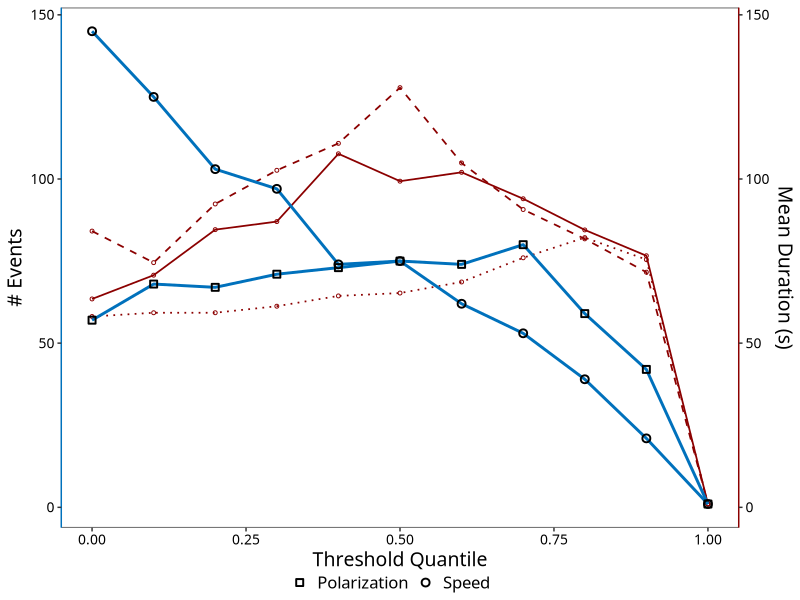
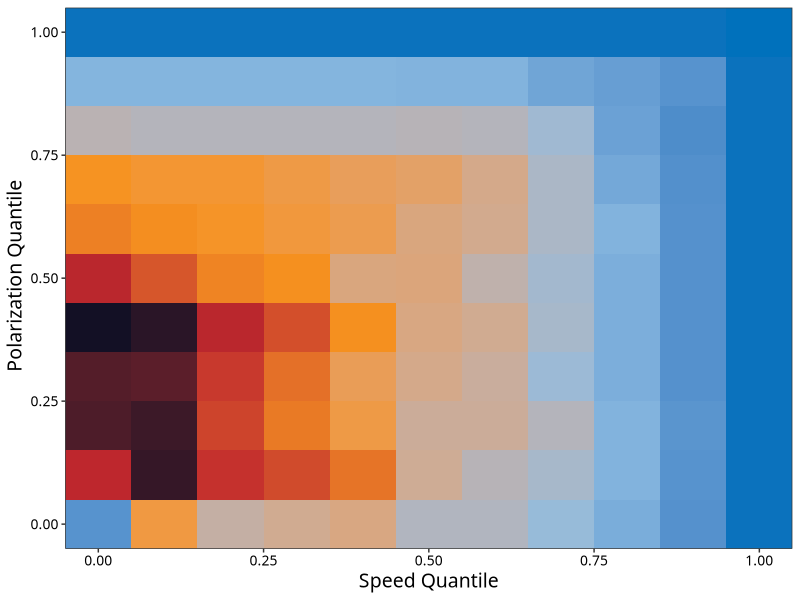
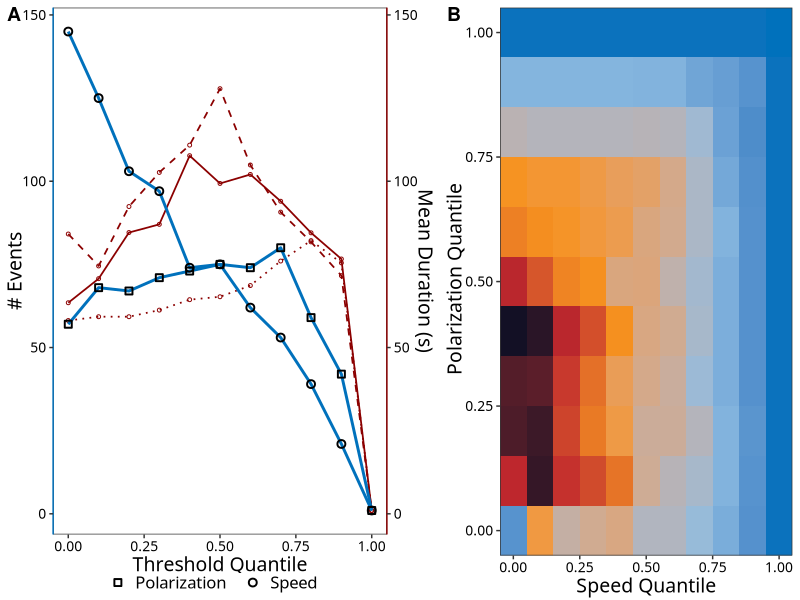

Write the R code that produced these figures, in order.
###########################################################
## Figure 2. from Papadopoulou et al. (2024) swaRmverse
## Author: Marina Papadopoulou 
## Year: 2024

## Required packages
# install.packages('ggplot2')
# install.packages('swaRmverse')
# install.packages('extrafont')
# install.packages('cowplot')

##########
## Fig. 2 - Sensitivity analysis

## File output from the sensitivity_analysis.R file
evsum <- read.csv('../data/sens_analysis_goats.csv')
# extrafont::loadfonts()


evsum$thrp <- 'pol'
evsum$thrs <- 'sp'

p4leg <- ggplot2::ggplot(evsum[evsum$qls == 0.5,], ggplot2::aes(x = qlp, y = Nev))+
  ggplot2::geom_path(data = evsum[evsum$qlp == 0.5,],
                     ggplot2::aes(x = qls, y = dur_mean, linetype = as.factor(qlp)),  
                     inherit.aes = F,
                     color = 'darkred',
                     size = 0.6
                     )+
  ggplot2::geom_path(data = evsum[round(evsum$qlp,1) == 0.7,],
                     ggplot2::aes(x = qls, y = dur_mean, linetype = as.factor(qlp)),
                     inherit.aes = F,
                     color = 'darkred',
                     size = 0.6
                     )+
  ggplot2::geom_path(data = evsum[evsum$qlp == 0.2,], 
                     ggplot2::aes(x = qls, y = dur_mean, linetype = as.factor(qlp)),
                     inherit.aes = F,
                     color = 'darkred',
                     size = 0.6
                     )+
  ggplot2::scale_linetype_manual(name = "Polarization\ntheshold:",
                                 breaks = c(0.2, 0.5, 0.7),
                                 values = c('dashed', 'solid', 'dotted'),
                                 labels = c('0.2', '0.5', '0.7')
                                 ) +
  ggplot2::theme_bw() +
  ggplot2::theme(legend.position = c(0.9,0.8),
                 legend.key.size = ggplot2::unit(0.5, "cm"),
                 legend.margin = ggplot2::margin(0,0,0,0),
                 legend.box.margin = ggplot2::margin(0,-10, -10, -10),
                 legend.title = ggplot2::element_text( size = 12, family = 'Trebuchet MS'),
                 legend.text = ggplot2::element_text( size = 10, family = 'Trebuchet MS'))

p2A <- ggplot2::ggplot(evsum[evsum$qls == 0.5,], 
                       ggplot2::aes(x = qlp, y = Nev))+
  ggplot2::geom_path(data = evsum[evsum$qlp == 0.5,],
                     ggplot2::aes(x = qls, y = dur_mean, linetype = as.factor(qlp)), 
                     inherit.aes = F,
                     color = 'darkred', 
                     size = 0.6)+
  ggplot2::geom_point(data = evsum[evsum$qlp == 0.5,],
                      ggplot2::aes(x = qls, y = dur_mean),  
                      inherit.aes = F,
                      color = 'darkred', 
                      size = 1,
                      shape = 21)+
  ggplot2::geom_path(data = evsum[round(evsum$qlp,1) == 0.7,],
                     ggplot2::aes(x = qls, y = dur_mean, linetype = as.factor(qlp)),  
                     inherit.aes = F,
                     color = 'darkred',
                     size = 0.6)+
  ggplot2::geom_point(data = evsum[round(evsum$qlp,1) == 0.7,],
                      ggplot2::aes(x = qls, y = dur_mean), 
                      inherit.aes = F,
                      color = 'darkred',
                      size = 1, 
                      shape = 21)+
  ggplot2::geom_path(data = evsum[evsum$qlp == 0.2,], 
                     ggplot2::aes(x = qls, y = dur_mean, linetype = as.factor(qlp)), 
                     inherit.aes = F,
                     color = 'darkred', 
                     size = 0.6)+
  ggplot2::geom_point(data = evsum[evsum$qlp == 0.2,], ggplot2::aes(x = qls, y = dur_mean), 
                      inherit.aes = F,
                      color = 'darkred', 
                      size = 1,
                      shape = 21)+
  ggplot2::geom_path(size = 1, color = '#0071bc')+
  ggplot2::geom_path(data = evsum[evsum$qlp == 0.5,],
                     ggplot2::aes(x = qls, y = Nev), 
                     size = 1, 
                     inherit.aes = F,
                     color = '#0071bc')+
  ggplot2::geom_point(ggplot2::aes(shape = thrp), size = 2, stroke = 1, color = 'black')+
  ggplot2::geom_point(data = evsum[evsum$qlp == 0.5,],
                      ggplot2::aes(x = qls, shape = thrs, y = Nev), 
                      size = 2, 
                      stroke = 1,
                      color = 'black',
                      inherit.aes = F)+
  ggplot2::scale_shape_manual(name = "",
                              breaks = c('pol', 'sp'),
                              values = c(22, 21),
                              labels = c('Polarization', 'Speed')
                              ) +
  ggplot2::scale_linetype_manual(name = "Polarization.\nTheshold:",
                                 breaks = c(0.2, 0.5, 0.7),
                                 values = c('dashed', 'solid', 'dotted'),
                                 labels = c('0.2', '0.5', '0.7'), 
                                 guide = 'none'
                                 ) +
  ggplot2::labs(x = 'Threshold Quantile', 
                y = '# Events', 
                title = '',
                fill = 'Density',
                color = 'Total Duration (min)') +
  ggplot2::scale_y_continuous(sec.axis = ggplot2::sec_axis(~., name = "Mean Duration (s)")) +
  ggplot2::theme_bw() +
  ggplot2::theme(legend.position = 'bottom',
                 axis.line.y.right = ggplot2::element_line(color = "darkred"),
                 axis.line.y.left = ggplot2::element_line(color = "#0071bc"),
                 plot.title = ggplot2::element_blank(),
                 legend.key.size = ggplot2::unit(0.5, "cm"),
                 legend.margin = ggplot2::margin(0,0,0,0),
                 legend.box.margin = ggplot2::margin(-10,0,0,-20),
                 panel.grid = ggplot2::element_blank(),
                 axis.title = ggplot2::element_text(color = 'black', size = 14, family = 'Trebuchet MS'),
                 axis.text = ggplot2::element_text(color = 'black', size = 10, family = 'Trebuchet MS'),
                 legend.title = ggplot2::element_text( size = 12, family = 'Trebuchet MS'),
                 legend.text = ggplot2::element_text( size = 12, family = 'Trebuchet MS') )
p2A

## B:
pal <- c('#0071bc','#8dbde2', '#f7931e', '#c1272d', '#131025')
p2B <- ggplot2::ggplot(evsum, ggplot2::aes(x = qls, y = qlp))+
  ggplot2::geom_tile(ggplot2::aes(fill = Nev))+
  ggplot2::scale_x_continuous(expand = c(0,0)) +
  ggplot2::scale_y_continuous(expand = c(0,0)) +
  ggplot2::theme_bw() +
  ggplot2::scale_fill_gradientn(colours = pal, na.value = 'black') +
  ggplot2::labs(x = 'Speed Quantile', y = ' Polarization Quantile', fill= '# Events')+
  ggplot2::theme(legend.position = 'none',
                 plot.title = ggplot2::element_blank(),
                 panel.grid = ggplot2::element_blank(),
                 axis.title = ggplot2::element_text(color = 'black', size = 14, family = 'Trebuchet MS'),
                 axis.text = ggplot2::element_text(color = 'black', size = 10, family = 'Trebuchet MS'),
                 legend.title = ggplot2::element_text( size = 12, family = 'Trebuchet MS'),
                 legend.text = ggplot2::element_text( size = 12, family = 'Trebuchet MS')
  )

p2B

## Merge:
leg <- cowplot::get_legend(p4leg)
p2Al <- cowplot::ggdraw(p2A)  +
  cowplot::draw_plot(leg, .25, .25, .5, .75) 

cowplot::plot_grid(p2Al, p2B, labels = 'AUTO', rel_widths = c(1.1, 0.9) )

##################################################
####    the End       ############################